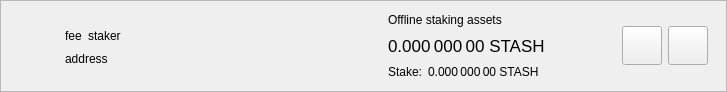
<?xml version="1.0" encoding="UTF-8"?>
<ui version="4.0">
 <class>DelegationItemWidget</class>
 <widget class="QWidget" name="DelegationItemWidget">
  <property name="geometry">
   <rect>
    <x>0</x>
    <y>0</y>
    <width>727</width>
    <height>92</height>
   </rect>
  </property>
  <property name="sizePolicy">
   <sizepolicy hsizetype="Preferred" vsizetype="Maximum">
    <horstretch>0</horstretch>
    <verstretch>0</verstretch>
   </sizepolicy>
  </property>
  <property name="windowTitle">
   <string>Form</string>
  </property>
  <layout class="QVBoxLayout" name="verticalLayout_2">
   <property name="spacing">
    <number>0</number>
   </property>
   <property name="leftMargin">
    <number>0</number>
   </property>
   <property name="topMargin">
    <number>0</number>
   </property>
   <property name="rightMargin">
    <number>0</number>
   </property>
   <property name="bottomMargin">
    <number>0</number>
   </property>
   <item>
    <widget class="QFrame" name="delegationItemFrame">
     <property name="frameShape">
      <enum>QFrame::StyledPanel</enum>
     </property>
     <property name="frameShadow">
      <enum>QFrame::Raised</enum>
     </property>
     <layout class="QHBoxLayout" name="horizontalLayout">
      <property name="topMargin">
       <number>0</number>
      </property>
      <property name="bottomMargin">
       <number>0</number>
      </property>
      <item>
       <widget class="QLabel" name="delegationLogo">
        <property name="sizePolicy">
         <sizepolicy hsizetype="Fixed" vsizetype="Fixed">
          <horstretch>0</horstretch>
          <verstretch>0</verstretch>
         </sizepolicy>
        </property>
        <property name="minimumSize">
         <size>
          <width>40</width>
          <height>40</height>
         </size>
        </property>
        <property name="alignment">
         <set>Qt::AlignCenter</set>
        </property>
       </widget>
      </item>
      <item>
       <widget class="QStackedWidget" name="stackedWidget">
        <property name="currentIndex">
         <number>0</number>
        </property>
        <widget class="QWidget" name="page">
         <layout class="QHBoxLayout" name="horizontalLayout_4">
          <item>
           <layout class="QHBoxLayout" name="horizontalLayout_3">
            <item>
             <layout class="QVBoxLayout" name="verticalLayout">
              <property name="rightMargin">
               <number>15</number>
              </property>
              <item>
               <spacer name="verticalSpacer_2">
                <property name="orientation">
                 <enum>Qt::Vertical</enum>
                </property>
                <property name="sizeHint" stdset="0">
                 <size>
                  <width>20</width>
                  <height>0</height>
                 </size>
                </property>
               </spacer>
              </item>
              <item alignment="Qt::AlignLeft">
               <widget class="QWidget" name="widgetDelegation" native="true">
                <property name="minimumSize">
                 <size>
                  <width>280</width>
                  <height>0</height>
                 </size>
                </property>
                <layout class="QHBoxLayout" name="horizontalLayout_2" stretch="0,0,1">
                 <property name="leftMargin">
                  <number>0</number>
                 </property>
                 <property name="topMargin">
                  <number>0</number>
                 </property>
                 <property name="rightMargin">
                  <number>0</number>
                 </property>
                 <property name="bottomMargin">
                  <number>0</number>
                 </property>
                 <item alignment="Qt::AlignLeft">
                  <widget class="QLabel" name="labelFee">
                   <property name="text">
                    <string>fee</string>
                   </property>
                   <property name="textInteractionFlags">
                    <set>Qt::LinksAccessibleByMouse|Qt::TextSelectableByMouse</set>
                   </property>
                  </widget>
                 </item>
                 <item alignment="Qt::AlignLeft">
                  <widget class="QLabel" name="labelStaker">
                   <property name="text">
                    <string>staker</string>
                   </property>
                   <property name="textInteractionFlags">
                    <set>Qt::LinksAccessibleByMouse|Qt::TextSelectableByMouse</set>
                   </property>
                  </widget>
                 </item>
                 <item>
                  <spacer name="horizontalSpacer">
                   <property name="orientation">
                    <enum>Qt::Horizontal</enum>
                   </property>
                   <property name="sizeType">
                    <enum>QSizePolicy::Minimum</enum>
                   </property>
                   <property name="sizeHint" stdset="0">
                    <size>
                     <width>0</width>
                     <height>20</height>
                    </size>
                   </property>
                  </spacer>
                 </item>
                </layout>
               </widget>
              </item>
              <item alignment="Qt::AlignLeft">
               <widget class="QLabel" name="labelAddress">
                <property name="text">
                 <string>address</string>
                </property>
                <property name="textInteractionFlags">
                 <set>Qt::LinksAccessibleByMouse|Qt::TextSelectableByMouse</set>
                </property>
               </widget>
              </item>
              <item>
               <spacer name="verticalSpacer">
                <property name="orientation">
                 <enum>Qt::Vertical</enum>
                </property>
                <property name="sizeHint" stdset="0">
                 <size>
                  <width>20</width>
                  <height>0</height>
                 </size>
                </property>
               </spacer>
              </item>
             </layout>
            </item>
            <item>
             <widget class="QWidget" name="vLineAssets" native="true">
              <property name="minimumSize">
               <size>
                <width>1</width>
                <height>0</height>
               </size>
              </property>
             </widget>
            </item>
            <item>
             <widget class="QWidget" name="widgetStakingAssets" native="true">
              <property name="sizePolicy">
               <sizepolicy hsizetype="Minimum" vsizetype="Preferred">
                <horstretch>0</horstretch>
                <verstretch>0</verstretch>
               </sizepolicy>
              </property>
              <layout class="QVBoxLayout" name="verticalLayout_3">
               <property name="leftMargin">
                <number>15</number>
               </property>
               <property name="topMargin">
                <number>0</number>
               </property>
               <property name="rightMargin">
                <number>15</number>
               </property>
               <property name="bottomMargin">
                <number>0</number>
               </property>
               <item>
                <widget class="QLabel" name="labelAssetsText">
                 <property name="text">
                  <string>Offline staking assets</string>
                 </property>
                 <property name="alignment">
                  <set>Qt::AlignLeading|Qt::AlignLeft|Qt::AlignVCenter</set>
                 </property>
                </widget>
               </item>
               <item>
                <widget class="QLabel" name="labelAssets">
                 <property name="font">
                  <font>
                   <pointsize>13</pointsize>
                  </font>
                 </property>
                 <property name="cursor">
                  <cursorShape>IBeamCursor</cursorShape>
                 </property>
                 <property name="toolTip">
                  <string>Your current spendable balance</string>
                 </property>
                 <property name="text">
                  <string notr="true">0.000 000 00 STASH</string>
                 </property>
                 <property name="alignment">
                  <set>Qt::AlignLeading|Qt::AlignLeft|Qt::AlignVCenter</set>
                 </property>
                 <property name="textInteractionFlags">
                  <set>Qt::LinksAccessibleByMouse|Qt::TextSelectableByMouse</set>
                 </property>
                </widget>
               </item>
               <item>
                <layout class="QHBoxLayout" name="horizontalLayout_6">
                 <property name="spacing">
                  <number>6</number>
                 </property>
                 <item>
                  <widget class="QLabel" name="labelStakeText">
                   <property name="sizePolicy">
                    <sizepolicy hsizetype="Maximum" vsizetype="Preferred">
                     <horstretch>0</horstretch>
                     <verstretch>0</verstretch>
                    </sizepolicy>
                   </property>
                   <property name="text">
                    <string>Stake:</string>
                   </property>
                   <property name="alignment">
                    <set>Qt::AlignLeading|Qt::AlignLeft|Qt::AlignVCenter</set>
                   </property>
                  </widget>
                 </item>
                 <item>
                  <widget class="QLabel" name="labelStake">
                   <property name="text">
                    <string>0.000 000 00 STASH</string>
                   </property>
                   <property name="alignment">
                    <set>Qt::AlignLeading|Qt::AlignLeft|Qt::AlignVCenter</set>
                   </property>
                   <property name="textInteractionFlags">
                    <set>Qt::LinksAccessibleByMouse|Qt::TextSelectableByMouse</set>
                   </property>
                  </widget>
                 </item>
                 <item>
                  <spacer name="horizontalSpacer_4">
                   <property name="orientation">
                    <enum>Qt::Horizontal</enum>
                   </property>
                   <property name="sizeType">
                    <enum>QSizePolicy::Minimum</enum>
                   </property>
                   <property name="sizeHint" stdset="0">
                    <size>
                     <width>0</width>
                     <height>0</height>
                    </size>
                   </property>
                  </spacer>
                 </item>
                </layout>
               </item>
              </layout>
             </widget>
            </item>
            <item>
             <spacer name="horizontalSpacer_2">
              <property name="orientation">
               <enum>Qt::Horizontal</enum>
              </property>
              <property name="sizeHint" stdset="0">
               <size>
                <width>193</width>
                <height>20</height>
               </size>
              </property>
             </spacer>
            </item>
            <item>
             <widget class="QToolButton" name="buttonSplit">
              <property name="text">
               <string/>
              </property>
              <property name="iconSize">
               <size>
                <width>32</width>
                <height>32</height>
               </size>
              </property>
             </widget>
            </item>
            <item>
             <widget class="QToolButton" name="buttonRemove">
              <property name="text">
               <string/>
              </property>
              <property name="iconSize">
               <size>
                <width>32</width>
                <height>32</height>
               </size>
              </property>
             </widget>
            </item>
           </layout>
          </item>
         </layout>
        </widget>
        <widget class="QWidget" name="page_2">
         <layout class="QHBoxLayout" name="horizontalLayout_5">
          <item>
           <widget class="QLabel" name="labelNewDelegation">
            <property name="text">
             <string>Add new delegations</string>
            </property>
           </widget>
          </item>
          <item>
           <spacer name="horizontalSpacer_3">
            <property name="orientation">
             <enum>Qt::Horizontal</enum>
            </property>
            <property name="sizeHint" stdset="0">
             <size>
              <width>408</width>
              <height>20</height>
             </size>
            </property>
           </spacer>
          </item>
          <item>
           <widget class="QToolButton" name="buttonRestore">
            <property name="text">
             <string/>
            </property>
            <property name="iconSize">
             <size>
              <width>32</width>
              <height>32</height>
             </size>
            </property>
           </widget>
          </item>
          <item>
           <widget class="QToolButton" name="buttonAdd">
            <property name="text">
             <string/>
            </property>
            <property name="iconSize">
             <size>
              <width>32</width>
              <height>32</height>
             </size>
            </property>
           </widget>
          </item>
         </layout>
        </widget>
       </widget>
      </item>
     </layout>
    </widget>
   </item>
  </layout>
 </widget>
 <resources/>
 <connections/>
</ui>
